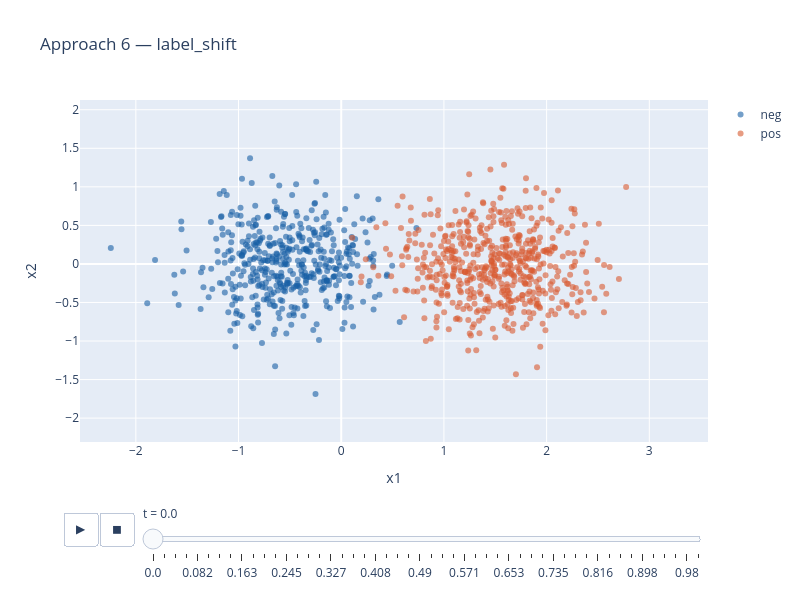

The notebook cell this image was saved under:
### Code cell
plot_dataset(
    "data/label_shift.csv",
    "Approach 6 — label_shift",
).show()

### Figure 1 — Plotly figure (JSON) as saved in the notebook; plotly's stock layout.template omitted (floating-point values rounded to 4 significant figures; data arrays with more than 128 entries replaced by an {"elided": "..."} marker saying what was removed)
{"data": [{"hovertemplate": "blob=neg<br>t_frame=0.0<br>x1=%{x}<br>x2=%{y}<extra></extra>", "legendgroup": "neg", "marker": {"color": "#185FA5", "opacity": 0.6, "size": 6, "symbol": "circle"}, "mode": "markers", "name": "neg", "orientation": "v", "showlegend": true, "type": "scatter", "x": {"elided": "449 float values"}, "xaxis": "x", "y": {"elided": "449 float values"}, "yaxis": "y"}, {"hovertemplate": "blob=pos<br>t_frame=0.0<br>x1=%{x}<br>x2=%{y}<extra></extra>", "legendgroup": "pos", "marker": {"color": "#D85A30", "opacity": 0.6, "size": 6, "symbol": "circle"}, "mode": "markers", "name": "pos", "orientation": "v", "showlegend": true, "type": "scatter", "x": {"elided": "551 float values"}, "xaxis": "x", "y": {"elided": "551 float values"}, "yaxis": "y"}], "layout": {"height": 600, "legend": {"title": {"text": ""}, "tracegroupgap": 0}, "sliders": [{"active": 0, "currentvalue": {"prefix": "t = "}, "len": 0.9, "pad": {"b": 10, "t": 60}, "steps": [{"args": [["0.0"], {"frame": {"duration": 0, "redraw": false}, "fromcurrent": true, "mode": "immediate", "transition": {"duration": 0, "easing": "linear"}}], "label": "0.0", "method": "animate"}, {"args": [["0.02"], {"frame": {"duration": 0, "redraw": false}, "fromcurrent": true, "mode": "immediate", "transition": {"duration": 0, "easing": "linear"}}], "label": "0.02", "method": "animate"}, {"args": [["0.041"], {"frame": {"duration": 0, "redraw": false}, "fromcurrent": true, "mode": "immediate", "transition": {"duration": 0, "easing": "linear"}}], "label": "0.041", "method": "animate"}, {"args": [["0.061"], {"frame": {"duration": 0, "redraw": false}, "fromcurrent": true, "mode": "immediate", "transition": {"duration": 0, "easing": "linear"}}], "label": "0.061", "method": "animate"}, {"args": [["0.082"], {"frame": {"duration": 0, "redraw": false}, "fromcurrent": true, "mode": "immediate", "transition": {"duration": 0, "easing": "linear"}}], "label": "0.082", "method": "animate"}, {"args": [["0.102"], {"frame": {"duration": 0, "redraw": false}, "fromcurrent": true, "mode": "immediate", "transition": {"duration": 0, "easing": "linear"}}], "label": "0.102", "method": "animate"}, {"args": [["0.122"], {"frame": {"duration": 0, "redraw": false}, "fromcurrent": true, "mode": "immediate", "transition": {"duration": 0, "easing": "linear"}}], "label": "0.122", "method": "animate"}, {"args": [["0.143"], {"frame": {"duration": 0, "redraw": false}, "fromcurrent": true, "mode": "immediate", "transition": {"duration": 0, "easing": "linear"}}], "label": "0.143", "method": "animate"}, {"args": [["0.163"], {"frame": {"duration": 0, "redraw": false}, "fromcurrent": true, "mode": "immediate", "transition": {"duration": 0, "easing": "linear"}}], "label": "0.163", "method": "animate"}, {"args": [["0.184"], {"frame": {"duration": 0, "redraw": false}, "fromcurrent": true, "mode": "immediate", "transition": {"duration": 0, "easing": "linear"}}], "label": "0.184", "method": "animate"}, {"args": [["0.204"], {"frame": {"duration": 0, "redraw": false}, "fromcurrent": true, "mode": "immediate", "transition": {"duration": 0, "easing": "linear"}}], "label": "0.204", "method": "animate"}, {"args": [["0.224"], {"frame": {"duration": 0, "redraw": false}, "fromcurrent": true, "mode": "immediate", "transition": {"duration": 0, "easing": "linear"}}], "label": "0.224", "method": "animate"}, {"args": [["0.245"], {"frame": {"duration": 0, "redraw": false}, "fromcurrent": true, "mode": "immediate", "transition": {"duration": 0, "easing": "linear"}}], "label": "0.245", "method": "animate"}, {"args": [["0.265"], {"frame": {"duration": 0, "redraw": false}, "fromcurrent": true, "mode": "immediate", "transition": {"duration": 0, "easing": "linear"}}], "label": "0.265", "method": "animate"}, {"args": [["0.286"], {"frame": {"duration": 0, "redraw": false}, "fromcurrent": true, "mode": "immediate", "transition": {"duration": 0, "easing": "linear"}}], "label": "0.286", "method": "animate"}, {"args": [["0.306"], {"frame": {"duration": 0, "redraw": false}, "fromcurrent": true, "mode": "immediate", "transition": {"duration": 0, "easing": "linear"}}], "label": "0.306", "method": "animate"}, {"args": [["0.327"], {"frame": {"duration": 0, "redraw": false}, "fromcurrent": true, "mode": "immediate", "transition": {"duration": 0, "easing": "linear"}}], "label": "0.327", "method": "animate"}, {"args": [["0.347"], {"frame": {"duration": 0, "redraw": false}, "fromcurrent": true, "mode": "immediate", "transition": {"duration": 0, "easing": "linear"}}], "label": "0.347", "method": "animate"}, {"args": [["0.367"], {"frame": {"duration": 0, "redraw": false}, "fromcurrent": true, "mode": "immediate", "transition": {"duration": 0, "easing": "linear"}}], "label": "0.367", "method": "animate"}, {"args": [["0.388"], {"frame": {"duration": 0, "redraw": false}, "fromcurrent": true, "mode": "immediate", "transition": {"duration": 0, "easing": "linear"}}], "label": "0.388", "method": "animate"}, {"args": [["0.408"], {"frame": {"duration": 0, "redraw": false}, "fromcurrent": true, "mode": "immediate", "transition": {"duration": 0, "easing": "linear"}}], "label": "0.408", "method": "animate"}, {"args": [["0.429"], {"frame": {"duration": 0, "redraw": false}, "fromcurrent": true, "mode": "immediate", "transition": {"duration": 0, "easing": "linear"}}], "label": "0.429", "method": "animate"}, {"args": [["0.449"], {"frame": {"duration": 0, "redraw": false}, "fromcurrent": true, "mode": "immediate", "transition": {"duration": 0, "easing": "linear"}}], "label": "0.449", "method": "animate"}, {"args": [["0.469"], {"frame": {"duration": 0, "redraw": false}, "fromcurrent": true, "mode": "immediate", "transition": {"duration": 0, "easing": "linear"}}], "label": "0.469", "method": "animate"}, {"args": [["0.49"], {"frame": {"duration": 0, "redraw": false}, "fromcurrent": true, "mode": "immediate", "transition": {"duration": 0, "easing": "linear"}}], "label": "0.49", "method": "animate"}, {"args": [["0.51"], {"frame": {"duration": 0, "redraw": false}, "fromcurrent": true, "mode": "immediate", "transition": {"duration": 0, "easing": "linear"}}], "label": "0.51", "method": "animate"}, {"args": [["0.531"], {"frame": {"duration": 0, "redraw": false}, "fromcurrent": true, "mode": "immediate", "transition": {"duration": 0, "easing": "linear"}}], "label": "0.531", "method": "animate"}, {"args": [["0.551"], {"frame": {"duration": 0, "redraw": false}, "fromcurrent": true, "mode": "immediate", "transition": {"duration": 0, "easing": "linear"}}], "label": "0.551", "method": "animate"}, {"args": [["0.571"], {"frame": {"duration": 0, "redraw": false}, "fromcurrent": true, "mode": "immediate", "transition": {"duration": 0, "easing": "linear"}}], "label": "0.571", "method": "animate"}, {"args": [["0.592"], {"frame": {"duration": 0, "redraw": false}, "fromcurrent": true, "mode": "immediate", "transition": {"duration": 0, "easing": "linear"}}], "label": "0.592", "method": "animate"}, {"args": [["0.612"], {"frame": {"duration": 0, "redraw": false}, "fromcurrent": true, "mode": "immediate", "transition": {"duration": 0, "easing": "linear"}}], "label": "0.612", "method": "animate"}, {"args": [["0.633"], {"frame": {"duration": 0, "redraw": false}, "fromcurrent": true, "mode": "immediate", "transition": {"duration": 0, "easing": "linear"}}], "label": "0.633", "method": "animate"}, {"args": [["0.653"], {"frame": {"duration": 0, "redraw": false}, "fromcurrent": true, "mode": "immediate", "transition": {"duration": 0, "easing": "linear"}}], "label": "0.653", "method": "animate"}, {"args": [["0.673"], {"frame": {"duration": 0, "redraw": false}, "fromcurrent": true, "mode": "immediate", "transition": {"duration": 0, "easing": "linear"}}], "label": "0.673", "method": "animate"}, {"args": [["0.694"], {"frame": {"duration": 0, "redraw": false}, "fromcurrent": true, "mode": "immediate", "transition": {"duration": 0, "easing": "linear"}}], "label": "0.694", "method": "animate"}, {"args": [["0.714"], {"frame": {"duration": 0, "redraw": false}, "fromcurrent": true, "mode": "immediate", "transition": {"duration": 0, "easing": "linear"}}], "label": "0.714", "method": "animate"}, {"args": [["0.735"], {"frame": {"duration": 0, "redraw": false}, "fromcurrent": true, "mode": "immediate", "transition": {"duration": 0, "easing": "linear"}}], "label": "0.735", "method": "animate"}, {"args": [["0.755"], {"frame": {"duration": 0, "redraw": false}, "fromcurrent": true, "mode": "immediate", "transition": {"duration": 0, "easing": "linear"}}], "label": "0.755", "method": "animate"}, {"args": [["0.776"], {"frame": {"duration": 0, "redraw": false}, "fromcurrent": true, "mode": "immediate", "transition": {"duration": 0, "easing": "linear"}}], "label": "0.776", "method": "animate"}, {"args": [["0.796"], {"frame": {"duration": 0, "redraw": false}, "fromcurrent": true, "mode": "immediate", "transition": {"duration": 0, "easing": "linear"}}], "label": "0.796", "method": "animate"}, {"args": [["0.816"], {"frame": {"duration": 0, "redraw": false}, "fromcurrent": true, "mode": "immediate", "transition": {"duration": 0, "easing": "linear"}}], "label": "0.816", "method": "animate"}, {"args": [["0.837"], {"frame": {"duration": 0, "redraw": false}, "fromcurrent": true, "mode": "immediate", "transition": {"duration": 0, "easing": "linear"}}], "label": "0.837", "method": "animate"}, {"args": [["0.857"], {"frame": {"duration": 0, "redraw": false}, "fromcurrent": true, "mode": "immediate", "transition": {"duration": 0, "easing": "linear"}}], "label": "0.857", "method": "animate"}, {"args": [["0.878"], {"frame": {"duration": 0, "redraw": false}, "fromcurrent": true, "mode": "immediate", "transition": {"duration": 0, "easing": "linear"}}], "label": "0.878", "method": "animate"}, {"args": [["0.898"], {"frame": {"duration": 0, "redraw": false}, "fromcurrent": true, "mode": "immediate", "transition": {"duration": 0, "easing": "linear"}}], "label": "0.898", "method": "animate"}, {"args": [["0.918"], {"frame": {"duration": 0, "redraw": false}, "fromcurrent": true, "mode": "immediate", "transition": {"duration": 0, "easing": "linear"}}], "label": "0.918", "method": "animate"}, {"args": [["0.939"], {"frame": {"duration": 0, "redraw": false}, "fromcurrent": true, "mode": "immediate", "transition": {"duration": 0, "easing": "linear"}}], "label": "0.939", "method": "animate"}, {"args": [["0.959"], {"frame": {"duration": 0, "redraw": false}, "fromcurrent": true, "mode": "immediate", "transition": {"duration": 0, "easing": "linear"}}], "label": "0.959", "method": "animate"}, {"args": [["0.98"], {"frame": {"duration": 0, "redraw": false}, "fromcurrent": true, "mode": "immediate", "transition": {"duration": 0, "easing": "linear"}}], "label": "0.98", "method": "animate"}, {"args": [["1.0"], {"frame": {"duration": 0, "redraw": false}, "fromcurrent": true, "mode": "immediate", "transition": {"duration": 0, "easing": "linear"}}], "label": "1.0", "method": "animate"}], "x": 0.1, "xanchor": "left", "y": 0, "yanchor": "top"}], "title": {"text": "Approach 6 — label_shift"}, "updatemenus": [{"buttons": [{"args": [null, {"frame": {"duration": 500, "redraw": false}, "fromcurrent": true, "mode": "immediate", "transition": {"duration": 500, "easing": "linear"}}], "label": "&#9654;", "method": "animate"}, {"args": [[null], {"frame": {"duration": 0, "redraw": false}, "fromcurrent": true, "mode": "immediate", "transition": {"duration": 0, "easing": "linear"}}], "label": "&#9724;", "method": "animate"}], "direction": "left", "pad": {"r": 10, "t": 70}, "showactive": false, "type": "buttons", "x": 0.1, "xanchor": "right", "y": 0, "yanchor": "top"}], "width": 800, "xaxis": {"anchor": "y", "domain": [0, 1], "range": [-2.544, 3.572], "title": {"text": "x1"}}, "yaxis": {"anchor": "x", "domain": [0, 1], "range": [-2.31, 2.126], "title": {"text": "x2"}}}}
